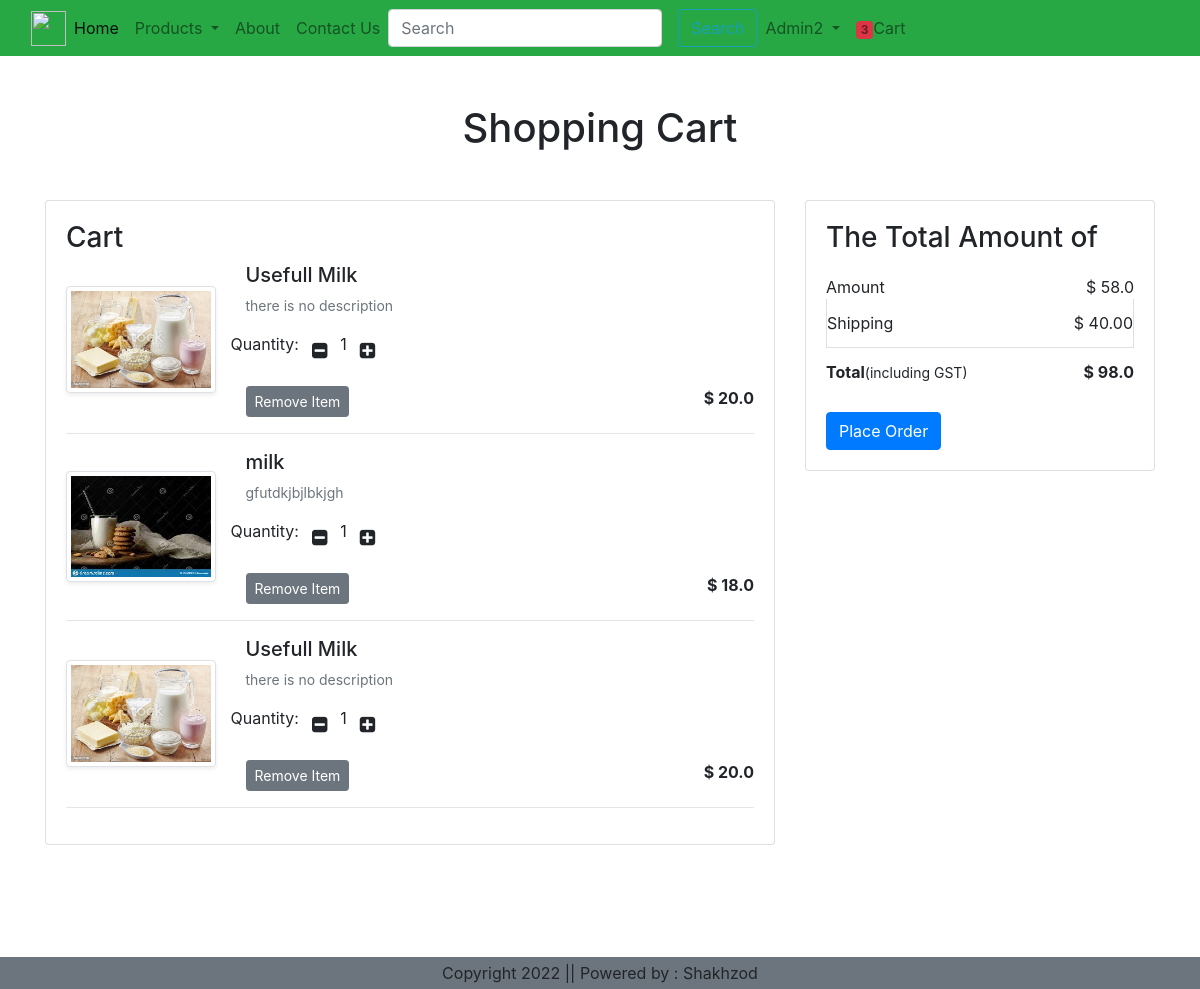
Page /cart/ (signed in) on the committed database.
### ecommerce/models.py (models this page shows, shortened)
class Cart(models.Model):
    user = models.ForeignKey(User, on_delete=models.CASCADE)
    product = models.ForeignKey(Product, on_delete=models.CASCADE)
    quantity = models.PositiveIntegerField(default=1)

class Product(models.Model):
    title = models.CharField(max_length=200, null=True, blank=True)
    selling_price = models.FloatField(null=True)
    discounting_price = models.FloatField(null=True)
    description = models.TextField()
    composition = models.CharField(max_length=200)
    prodapp = models.CharField(max_length=200)
    category = models.CharField(choices=CATEGORY_CHOICE, max_length=2)
    product_image = models.ImageField(upload_to='app/product')

### ecommerce/views.py (the view)
# urls.py: path('cart/', views.show_cart, name='showcart'),
@login_required
def show_cart(request):
    user = request.user
    cart = Cart.objects.filter(user=user)
    amount = 0
    for p in cart:
        value = p.quantity * p.product.discounting_price
        amount = amount + value
    totalamount = amount + 40
    totalitem = 0
    if request.user.is_authenticated:
        totalitem = len(Cart.objects.filter(user=request.user))
    return render(request, 'add_to_cart.html', locals())

### templates/add_to_cart.html (shortened to what this page needs)
{% extends 'navbar.html' %}
{% block content %}
<div class="container my-5">
    <h1 class="text-center mb-5">Shopping Cart</h1>
    <div class="row">
        {% if cart %}
            <div class="col-sm-8">
                <div class="card">
                    <div class="card-body">
                        <h3>Cart</h3>
                        {% for item in cart %}
                            <div class="row">
                                <div class="col-sm-3 text-center align-self-center">
                                    <img src="{{item.product.product_image.url}}" alt="" class="img-fluid img-thumbnail shadow-sm" height="150" width="150">
                                </div>
                                <div class="col-sm-9">
                                    <div>
                                        <h5>{{item.product.title}}</h5>
                                        <p class="mb-2 text-muted small">{{item.product.description}}</p>
                                        <div class="row my-3">
                                            <label for="quantity">Quantity:</label>
                                            <a class="minus-cart btn" pid={{item.product.id}}><i style="font-size:18px" class="fa">&#xf146;</i></a>
                                            <span id="quantity">{{item.quantity}}</span>
                                            <a class="plus-cart btn" pid={{item.product.id}}><i style="font-size:18px" class="fa">&#xf0fe;</i></a>
                                        </div>
                                        <div class="d-flex justify-content-between">
                                            <a href="{% url 'removecart' %}" class="remove-cart btn btn-sm btn-secondary mr-3" pid={{item.product.id}}>Remove Item</a>
                                            <p class="mb-0"><span><strong>$ {{item.product.discounting_price}}</strong></span></p>
                                        </div>
                                    </div>
                                </div>
                            </div>
                            <hr class="text-muted">
                        {% endfor %}
                    </div>
                </div>
            </div>
            <div class="col-sm-4">
                <div class="card">
                    <div class="card-body">
                        <h3>The Total Amount of </h3>
                        <ul class="list-group">
                            <li class="list-group-item d-flex justify-content-between align-items-center border-0 px-0 pb-0">Amount<span id="amount">$ {{amount}}</span></li>
                            <li class="list-group-item d-flex justify-content-between align-items-center px-0">Shipping <span>$ 40.00 </span></li>
                            <li class="list-group-item d-flex justify-content-between align-items-center  border-0 px-0 mb-3">
                                <div>
                                    <strong>Total</strong><small>(including GST)</small>
                                </div>
                                <span id="totalamount"><strong>$ {{totalamount}}</strong></span>
                            </li>
                        </ul>
                        <div class="d-grid"><a href="{% url 'checkout' %} " class="btn btn-primary">Place Order</a></div>
                    </div>
                </div>
            </div>
        {% else %}
            <h1 class="text-center mb-5">Cart is empty</h1>
        {% endif %}
    </div>
</div>
{% endblock content %}

### templates/navbar.html (shortened to what this page needs)
{% load static %}
<!DOCTYPE html>
<html lang="en">
<head>
<link rel="stylesheet" href="https://cdn.jsdelivr.net/npm/bootstrap@4.6.2/dist/css/bootstrap.min.css">
<link rel="stylesheet" href="https://cdnjs.cloudflare.com/ajax/libs/font-awesome/4.7.0/css/font-awesome.min.css">
</head>
<body>
<nav class="navbar navbar-expand-lg navbar-light bg-success">
  <div class="container-fluid">
  <img src="https://www.shutterstock.com/image-vector/furious-eagle-sport-vector-logo-260nw-585944369.jpg"
       width="35" height="35">
  <div class="collapse navbar-collapse" id="navbarSupportedContent">
    <ul class="navbar-nav me-auto mb-2 mb-lg-0">
      {% if user.is_authenticated %}
      <li class="nav-item active">
        <a class="nav-link" href="{% url 'home' %}">Home <span class="sr-only">(current)</span></a>
      </li>
      <li class="nav-item dropdown">
        <a class="nav-link dropdown-toggle" role="button" data-toggle="dropdown" aria-expanded="false">
          Products
        </a>
      </li>
      <li class="nav-item">
        <a class="nav-link" href="{% url 'about' %}">About</a>
      </li>
      <li class="nav-item">
        <a class="nav-link" href="{% url 'contact' %}">Contact Us</a>
      </li>
      <form class="form-inline my-2 my-lg-0" role="search" action="/search">
        <input class="form-control mr-sm-3" type="search" placeholder="Search" name="search" aria-label="Search">
        <button class="btn btn-outline-info my-3 my-sm-0" type="submit">Search</button>
      </form>
      <li class="nav-item dropdown">
        <a class="nav-link dropdown-toggle" role="button" data-toggle="dropdown" aria-expanded="false">
          <span>{{request.user|title}}</span>
        </a>
      </li>
      <li class="nav-item">
        <a class="nav-link" href="{% url 'showcart' %}"><span class="badge bg-danger">{% if totalitem > 0 %} {{totalitem}} {% endif %}</span>Cart</a>
      </li>
      {% endif %}
    </ul>
  </div>
  </div>
</nav>
{% block content %}
{% endblock content %}
<br><br>
<br><br>
<footer class="container-fluid fixed-bottom bg-secondary text-center p-1 mt-0 ">
  Copyright 2022 || Powered by : Shakhzod
</footer>
</body>
</html>

### rows in the picture
Cart: product.product_image (picture), product "Usefull Milk", product.description "there is no description", quantity "1", product.discounting_price "20.0"
Cart: product.product_image (picture), product "milk", product.description "gfutdkjbjlbkjgh", quantity "1", product.discounting_price "18.0"
Cart: product.product_image (picture), product "Usefull Milk", product.description "there is no description", quantity "1", product.discounting_price "20.0"

### other values in the picture
{{ request.user|title }} "Admin2"
{{ totalitem }} "3"
{{ amount }} "58.0"
{{ totalamount }} "98.0"
